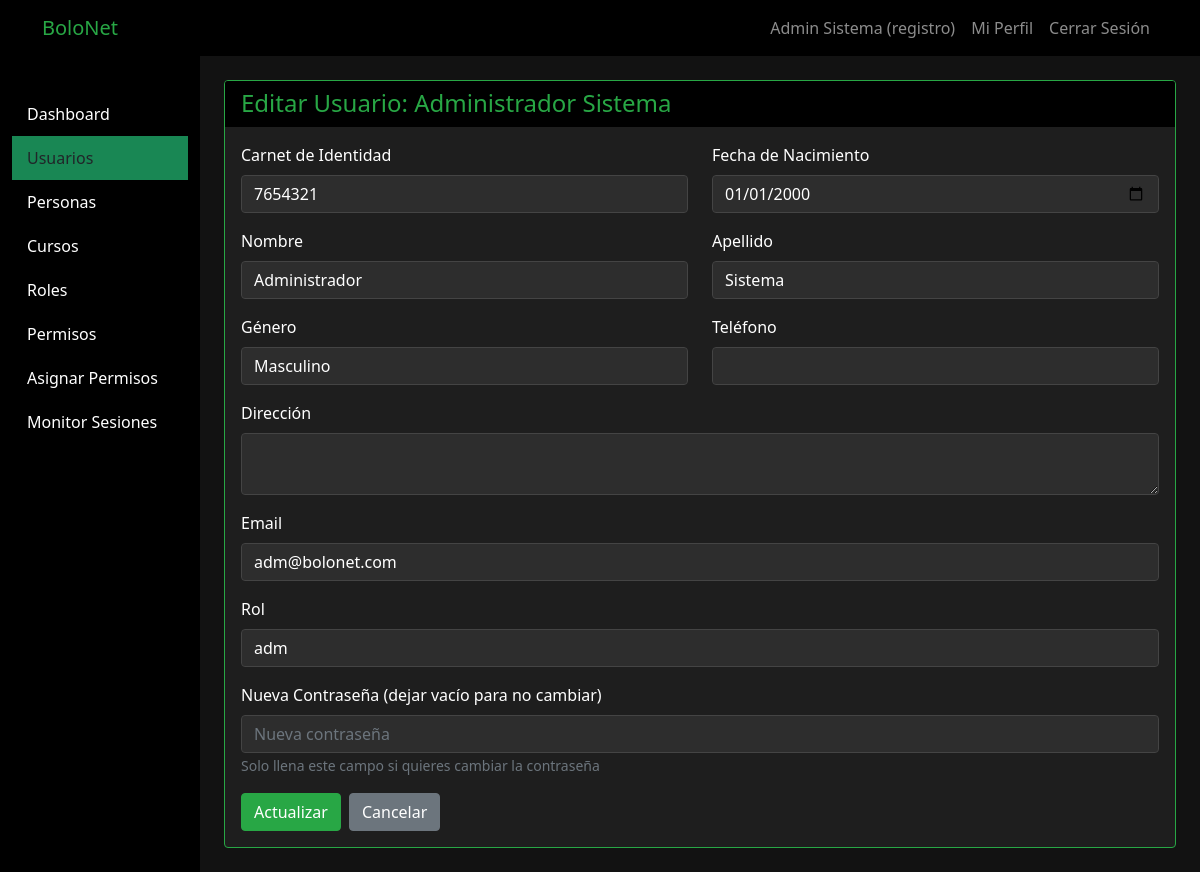
The app's page /usuarios.php?action=edit&id=2 (signed in) with its own data.
### tables this page shows
CREATE TABLE usuario (
    id INT PRIMARY KEY AUTO_INCREMENT,
    persona_id INT NOT NULL UNIQUE,
    email VARCHAR(150) NOT NULL UNIQUE,
    password VARCHAR(255) NOT NULL,
    rol_id INT NOT NULL,
    estado TINYINT(1) DEFAULT 0,
    verification_token VARCHAR(64) NULL,
    token_expires DATETIME NULL,
    reset_token VARCHAR(6) NULL,
    reset_expires DATETIME NULL,
    password_history TEXT NULL,
    conteo_interrupciones INT DEFAULT 0,
    creado_en TIMESTAMP DEFAULT CURRENT_TIMESTAMP,
    actualizado_en TIMESTAMP DEFAULT CURRENT_TIMESTAMP ON UPDATE CURRENT_TIMESTAMP,
    FOREIGN KEY (persona_id) REFERENCES persona(id) ON DELETE CASCADE,
    FOREIGN KEY (rol_id) REFERENCES rol(id) ON DELETE RESTRICT ON UPDATE CASCADE
);

CREATE TABLE persona (
    id INT PRIMARY KEY AUTO_INCREMENT,
    ci VARCHAR(20) NOT NULL UNIQUE,
    nombre VARCHAR(100) NOT NULL,
    apellido VARCHAR(100) NOT NULL,
    fecha_nacimiento DATE NOT NULL,
    genero ENUM('M', 'F', 'O') NOT NULL,
    telefono VARCHAR(15),
    direccion TEXT,
    creado_en TIMESTAMP DEFAULT CURRENT_TIMESTAMP,
    actualizado_en TIMESTAMP DEFAULT CURRENT_TIMESTAMP ON UPDATE CURRENT_TIMESTAMP
);

CREATE TABLE rol (
    id INT PRIMARY KEY AUTO_INCREMENT,
    nombre VARCHAR(50) NOT NULL UNIQUE,
    descripcion VARCHAR(100) NOT NULL
);

### controllers/UsuarioController.php (called while the page is built, shortened)
<?php
class UsuarioController
{
    private $usuario;
    private $rol;
    public function __construct()
    {
        require_once __DIR__ . '/../models/Usuario.php';
        require_once __DIR__ . '/../models/Rol.php';
        $this->usuario = new Usuario();
        $this->rol = new Rol();
    }
    public function edit($id)
    {
        $usuario_data = $this->usuario->getById($id);
        $roles = $this->rol->getAll();
        require_once __DIR__ . '/../views/layouts/header.php';
        require_once __DIR__ . '/../views/usuarios/edit.php';
        require_once __DIR__ . '/../views/layouts/footer.php';
    }
}
?>

### models/Database.php (called while the page is built, shortened)
<?php
class Database {
    private static $connection = null;
    public static function getConnection() {
        if (self::$connection === null) {
            self::$connection = new mysqli(DB_HOST, DB_USER, DB_PASS, DB_NAME);
            self::$connection->set_charset("utf8");
        }
        return self::$connection;
    }
}

### models/Usuario.php (called while the page is built, shortened)
<?php
class Usuario
{
    private $db;
    public function __construct()
    {
        require_once __DIR__ . '/Database.php';
        $this->db = Database::getConnection();
    }
    public function getById($id)
    {
        $sql = "SELECT u.*, u.plan_type, u.subscription_status, u.subscription_end,
                       r.nombre as rol_nombre, p.ci, p.nombre as persona_nombre, p.apellido as persona_apellido
                FROM usuario u
                JOIN rol r ON u.rol_id = r.id
                JOIN persona p ON u.persona_id = p.id
                WHERE u.id = ?";
        $stmt = $this->db->prepare($sql);
        $stmt->bind_param("i", $id);
        $stmt->execute();
        return $stmt->get_result()->fetch_assoc();
    }
}
?>

### models/Rol.php (called while the page is built, shortened)
<?php
class Rol {
    private $db;
    public function __construct() {
        require_once __DIR__ . '/Database.php';
        $this->db = Database::getConnection();
    }
    public function getAll() {
        $sql = "SELECT * FROM rol ORDER BY nombre";
        $result = $this->db->query($sql);
        return $result->fetch_all(MYSQLI_ASSOC);
    }
}
?>

### views/usuarios/edit.php (the view, shortened to what this page needs)
<div class="card">
    <div class="card-header">
        <h4 class="mb-0">Editar Usuario: <?php echo htmlspecialchars($usuario_data['persona_nombre'] . ' ' . $usuario_data['persona_apellido']); ?></h4>
    </div>
    <div class="card-body">
        <form method="POST" action="">
            <div class="row">
                <div class="col-md-6 mb-3">
                    <label class="form-label">Carnet de Identidad</label>
                    <input type="text" name="ci" class="form-control" value="<?php echo htmlspecialchars($usuario_data['ci']); ?>" required>
                </div>
                <div class="col-md-6 mb-3">
                    <label class="form-label">Fecha de Nacimiento</label>
                    <input type="date" name="fecha_nacimiento" class="form-control" value="<?php echo htmlspecialchars($usuario_data['fecha_nacimiento'] ?? '2000-01-01'); ?>" required>
                </div>
            </div>
            <div class="row">
                <div class="col-md-6 mb-3">
                    <label class="form-label">Nombre</label>
                    <input type="text" name="nombre" class="form-control" value="<?php echo htmlspecialchars($usuario_data['persona_nombre']); ?>" required>
                </div>
                <div class="col-md-6 mb-3">
                    <label class="form-label">Apellido</label>
                    <input type="text" name="apellido" class="form-control" value="<?php echo htmlspecialchars($usuario_data['persona_apellido']); ?>" required>
                </div>
            </div>
            <div class="row">
                <div class="col-md-6 mb-3">
                    <label class="form-label">Género</label>
                    <select name="genero" class="form-control" required>
                        <option value="M" <?php echo ($usuario_data['genero'] ?? 'M') == 'M' ? 'selected' : ''; ?>>Masculino</option>
                    </select>
                </div>
                <div class="col-md-6 mb-3">
                    <label class="form-label">Teléfono</label>
                    <input type="text" name="telefono" class="form-control" value="<?php echo htmlspecialchars($usuario_data['telefono'] ?? ''); ?>">
                </div>
            </div>
            <div class="mb-3">
                <label class="form-label">Dirección</label>
                <textarea name="direccion" class="form-control" rows="2"><?php echo htmlspecialchars($usuario_data['direccion'] ?? ''); ?></textarea>
            </div>
            <div class="mb-3">
                <label class="form-label">Email</label>
                <input type="email" name="email" class="form-control" value="<?php echo htmlspecialchars($usuario_data['email']); ?>" required>
            </div>
            <div class="mb-3">
                <label class="form-label">Rol</label>
                <select name="rol_id" class="form-control" required>
                    <?php foreach($roles as $rol): ?>
                    <option value="<?php echo $rol['id']; ?>" <?php echo $usuario_data['rol_id'] == $rol['id'] ? 'selected' : ''; ?>>
                        <?php echo htmlspecialchars($rol['nombre']); ?>
                    </option>
                    <?php endforeach; ?>
                </select>
            </div>
            <div class="mb-3">
                <label class="form-label">Nueva Contraseña (dejar vacío para no cambiar)</label>
                <input type="password" name="password" class="form-control" placeholder="Nueva contraseña">
                <small class="text-muted">Solo llena este campo si quieres cambiar la contraseña</small>
            </div>
            <div class="d-flex gap-2">
                <button type="submit" class="btn btn-success">Actualizar</button>
                <a href="usuarios.php" class="btn btn-secondary">Cancelar</a>
            </div>
        </form>
    </div>
</div>

### views/layouts/header.php (style rules this page uses)
body { background-color: #121212 !important; color: #ffffff !important; }
.card { background-color: #1e1e1e !important; border-color: #28a745 !important; }
.card-header { background-color: #000000 !important; color: #28a745 !important; }
.btn-success { background-color: #28a745; border-color: #28a745; }
.form-control { background-color: #2d2d2d !important; border-color: #444 !important; color: #ffffff !important; }

### records on screen
usuario: persona.apellido "Administrador Sistema", ci "7654321", nombre "Administrador", apellido "Sistema", email "adm@bolonet.com", rol_id "adm"

### other values on screen
SITE_NAME "BoloNet"
$_SESSION['user_name'] "Admin Sistema"
$_SESSION['user_role'] "registro"
